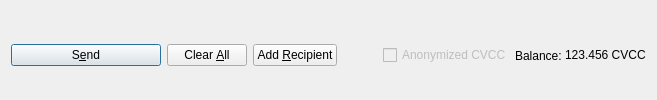
         <widget class="QFrame" name="frame_Send">
          <layout class="QHBoxLayout" name="horizontalLayout">
           <property name="bottomMargin">
            <number>0</number>
           </property>
           <item>
            <widget class="QPushButton" name="sendButton">
             <property name="minimumSize">
              <size>
               <width>150</width>
               <height>0</height>
              </size>
             </property>
             <property name="toolTip">
              <string>Confirm the send action</string>
             </property>
             <property name="text">
              <string>S&amp;end</string>
             </property>
             <property name="icon">
              <iconset resource="../cryptoverification.qrc">
               <normaloff>:/icons/send</normaloff>:/icons/send</iconset>
             </property>
             <property name="autoDefault">
              <bool>false</bool>
             </property>
             <property name="default">
              <bool>true</bool>
             </property>
            </widget>
           </item>
           <item>
            <widget class="QPushButton" name="clearButton">
             <property name="sizePolicy">
              <sizepolicy hsizetype="Minimum" vsizetype="Fixed">
               <horstretch>0</horstretch>
               <verstretch>0</verstretch>
              </sizepolicy>
             </property>
             <property name="toolTip">
              <string>Clear all fields of the form.</string>
             </property>
             <property name="text">
              <string>Clear &amp;All</string>
             </property>
             <property name="icon">
              <iconset resource="../cryptoverification.qrc">
               <normaloff>:/icons/remove</normaloff>:/icons/remove</iconset>
             </property>
             <property name="autoDefault">
              <bool>false</bool>
             </property>
            </widget>
           </item>
           <item>
            <widget class="QPushButton" name="addButton">
             <property name="toolTip">
              <string>Send to multiple recipients at once</string>
             </property>
             <property name="text">
              <string>Add &amp;Recipient</string>
             </property>
             <property name="icon">
              <iconset resource="../cryptoverification.qrc">
               <normaloff>:/icons/add</normaloff>:/icons/add</iconset>
             </property>
             <property name="autoDefault">
              <bool>false</bool>
             </property>
            </widget>
           </item>
           <item>
            <spacer name="horizontalSpacer">
             <property name="orientation">
              <enum>Qt::Horizontal</enum>
             </property>
             <property name="sizeHint" stdset="0">
              <size>
               <width>40</width>
               <height>20</height>
              </size>
             </property>
            </spacer>
           </item>
           <item>
            <layout class="QHBoxLayout" name="horizontalLayout_2">
             <property name="spacing">
              <number>3</number>
             </property>
             <item>
              <widget class="QCheckBox" name="checkzCVCC">
               <property name="enabled">
                <bool>false</bool>
               </property>
               <property name="text">
                <string>Anonymized CVCC</string>
               </property>
              </widget>
             </item>
             <item>
              <widget class="QLabel" name="label">
               <property name="text">
                <string>Balance:</string>
               </property>
              </widget>
             </item>
             <item>
              <widget class="QLabel" name="labelBalance">
               <property name="sizePolicy">
                <sizepolicy hsizetype="Preferred" vsizetype="Fixed">
                 <horstretch>0</horstretch>
                 <verstretch>0</verstretch>
                </sizepolicy>
               </property>
               <property name="cursor">
                <cursorShape>IBeamCursor</cursorShape>
               </property>
               <property name="text">
                <string notr="true">123.456 CVCC</string>
               </property>
               <property name="textInteractionFlags">
                <set>Qt::LinksAccessibleByMouse|Qt::TextSelectableByKeyboard|Qt::TextSelectableByMouse</set>
               </property>
              </widget>
             </item>
            </layout>
           </item>
          </layout>
         </widget>
